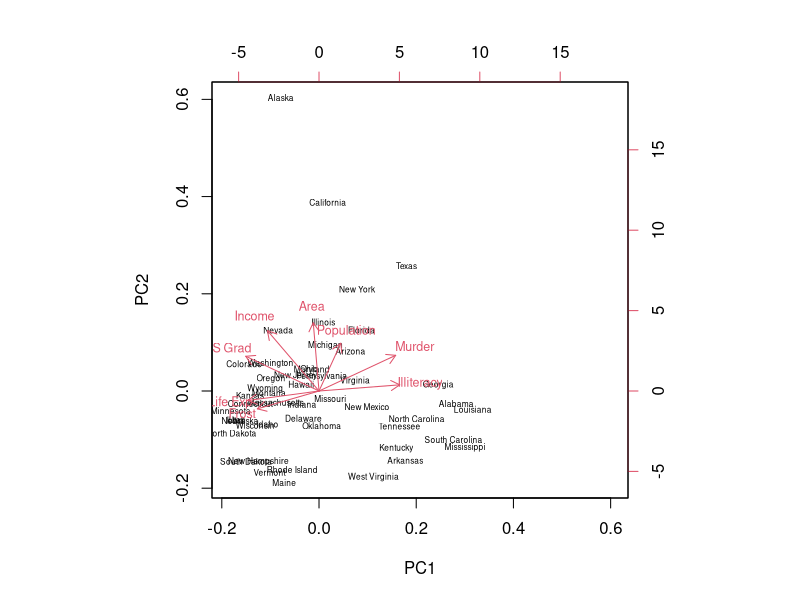
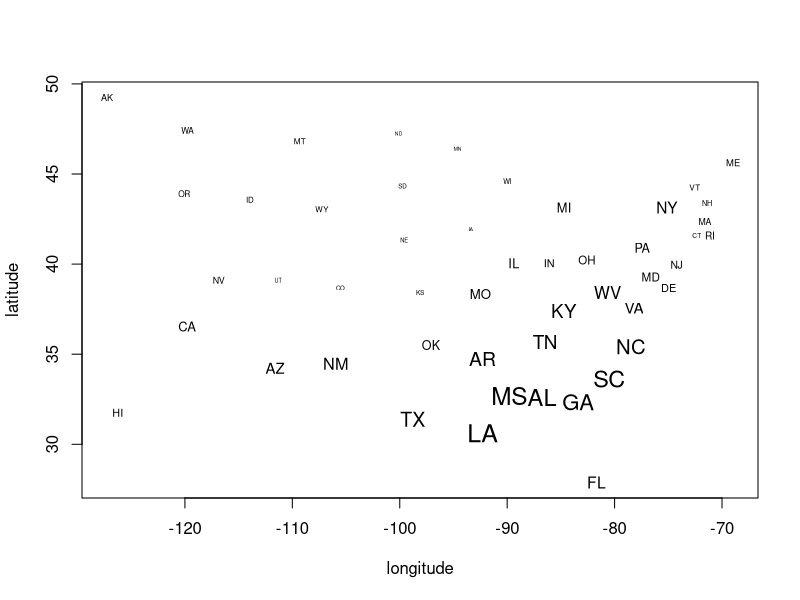

The R script that drew these images, in order:
state.pca <- prcomp(state.x77, scale. = TRUE)
signif(state.pca$rotation[, 1:2], 2)
biplot(state.pca, cex = c(0.5, 0.75))
plot.states<-function(sizes,min.size=0.4,max.size=2,...)
{
plot(state.center,type="n",...)
out.range=max.size-min.size
in.range=max(sizes)-min(sizes)
scaled.sizes=out.range*((sizes-min(sizes))/in.range)
text(state.center,state.abb, cex = scaled.sizes + min.size)
invisible(scaled.sizes)
}
plot.states(state.pca$x[, 1], min.size = 0.3,
max.size=1.5,xlab="longitude",ylab="latitude")